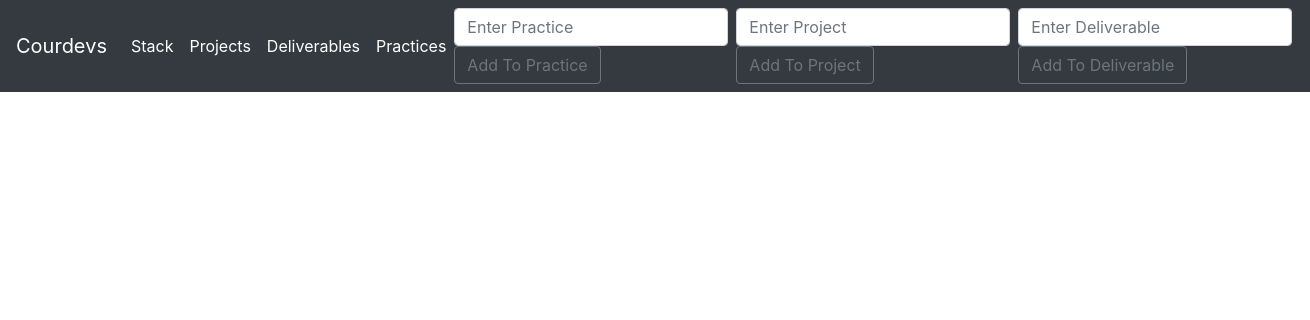
The page /deliverables/ on the database as committed earlier.
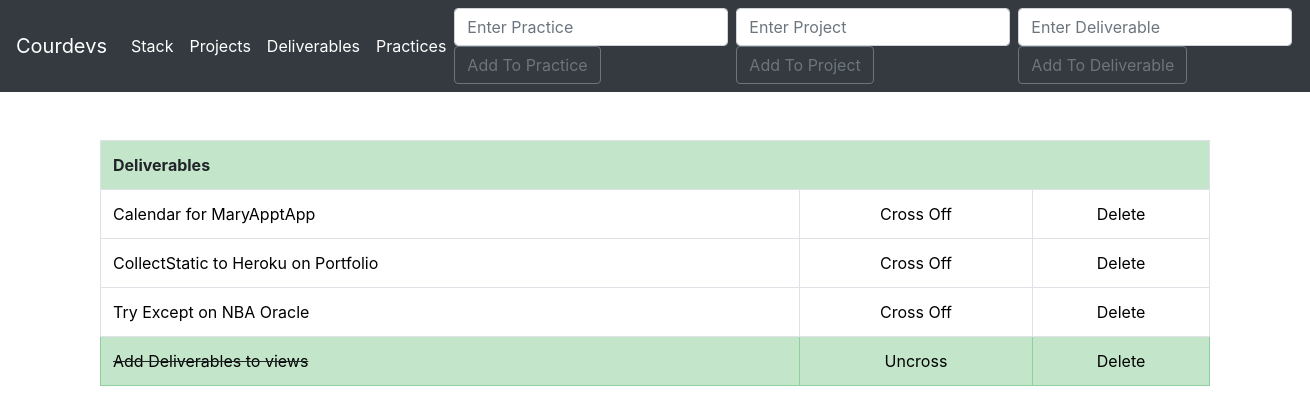
The same page on the database as committed later.
### todoTwo/models.py (models this page shows, shortened)
class Deliverables(models.Model):
	delivs = models.CharField(max_length=200)
	completeddelivs = models.BooleanField(default=False)

### todoTwo/views.py (the view, shortened to what this page needs)
# urls.py: path('deliverables/', views.deliverables, name='deliverables'),
def deliverables(request):
	if request.method == 'POST':
		form = ListForm(request.POST or None)
		if form.is_valid(): #if information on form is valid
			form.save()     #save the info
			all_items = List.objects.all
			messages.success(request, ("Practice Has Been Added To 'Practices' List"))
			return render(request, 'todo.html', {'all_items': all_items})
	else:
		all_delivs = Deliverables.objects.all
		return render(request, 'deliverables.html', {'all_delivs': all_delivs})

### todoTwo/templates/deliverables.html (shortened to what this page needs)
{% extends 'base.html' %}
{% block content %}
<div class="container">
	<br>
		{% if all_delivs %}
		<table class="table table-bordered">
			<th class="table table-success" colspan="4">Deliverables</th>
			{% for things in all_delivs %}
				{% if things.completeddelivs %}
					<tr class="table-success">
						<td class="striker3"><a href="{% url 'edit_deliv' things.id %}" style="color: black">{{ things.delivs }}</td>
						<td><center><a href="{% url 'uncross_deliv' things.id %}" style="color: black">Uncross</center></td>
						<td><center><a href="{% url 'deletedeliverable' things.id %}" style="color: black">Delete</a></center></td>
					</tr>
				{% else %}
					<tr>
						<td><a href="{% url 'edit_deliv' things.id %}" style="color: black">{{ things.delivs }}</td>
						<td><center><a href="{% url 'cross_off_deliv' things.id %}" style="color: black">Cross Off</center></td>
						<td><center><a href="{% url 'deletedeliverable' things.id %}" style="color: black">Delete</a></center></td>
					</tr>
				{% endif %}
			{% endfor %}
		</table>
		{% endif %}
</div>
{% endblock %}

### todoTwo/templates/base.html (shortened to what this page needs)
{% load static %}
<!doctype html>
<html lang="en">
  <head>
    <link rel="stylesheet" href="https://stackpath.bootstrapcdn.com/bootstrap/4.5.0/css/bootstrap.min.css">
    <link rel="stylesheet" type="text/css" href="{% static 'css/my_style.css' %}">
  </head>
  <body>
  <nav class="navbar navbar-expand-lg navbar-dark bg-dark">
  <a class="navbar-brand" href="#">Courdevs</a>
  <div class="collapse navbar-collapse" id="navbarSupportedContent">
    <ul class="navbar-nav mr-auto">
      <li class="nav-item active">
        <a class="nav-link" href="{% url 'basics' %}">Stack<span class="sr-only">(current)</span></a>
      </li>
      <li class="nav-item active">
        <a class="nav-link" href="{% url 'projects' %}">Projects<span class="sr-only">(current)</span></a>
      </li>
      <li class="nav-item active">
        <a class="nav-link" href="{% url 'deliverables' %}">Deliverables<span class="sr-only">(current)</span></a>
      </li>
      <li class="nav-item active">
        <a class="nav-link" href="{% url 'todo' %}">Practices<span class="sr-only">(current)</span></a>
      </li>
    </ul>
    <form class="form-inline my-2 my-lg-0" method="POST">
      <input class="form-control mr-sm-2" type="search" placeholder="Enter Practice" aria-label="Search" name="item">
      <button class="btn btn-outline-secondary my-2 my-sm-0  mr-4" type="submit">Add To Practice</button>
    </form>
    <form class="form-inline my-2 my-lg-0" method="POST">
      <input class="form-control mr-sm-2" type="search" placeholder="Enter Project" aria-label="Search" name="itemproj">
      <button class="btn btn-outline-secondary my-2 my-sm-0 mr-4" type="submit">Add To Project</button>
    </form>
    <form class="form-inline my-2 my-lg-0" method="POST">
      <input class="form-control mr-sm-2" type="search" placeholder="Enter Deliverable" aria-label="Search" name="delivs">
      <button class="btn btn-outline-secondary my-2 my-sm-0" type="submit">Add To Deliverable</button>
    </form>
  </div>
</nav>
    <br>
	{% block content %}
	{% endblock %}
  </body>
</html>

### todoTwo/templates/deliverables.html (style rules this page uses)
.striker3 { text-decoration: line-through; }

Rows that differ between the two databases and show on the page:
added Deliverables: delivs "Calendar for MaryApptApp"
added Deliverables: delivs "CollectStatic to Heroku on Portfolio"
added Deliverables: delivs "Try Except on NBA Oracle"
added Deliverables: delivs "Add Deliverables to views"
Other text that changed with them:
text now shown: "Deliverables"
